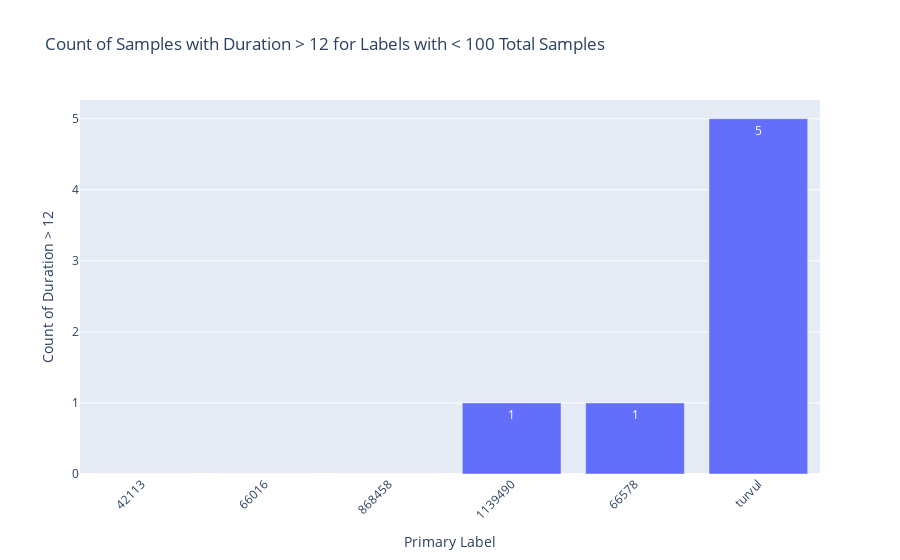

Notebook cell for this chart:
### Code cell
#filtered_df = df[df['label_count'] < 100]
duration_counts = df_lt_100.groupby('primary_label')['duration'].apply(lambda x: (x > 12).sum()).reset_index()
duration_counts.columns = ['primary_label', 'count_over_12']

fig = px.bar(duration_counts, x='primary_label', y='count_over_12', 
             title='Count of Samples with Duration > 12 for Labels with < 100 Total Samples',
             labels={'primary_label': 'Primary Label', 'count_over_12': 'Count of Duration > 12'},
             text='count_over_12')

fig.update_layout(xaxis={'categoryorder':'total ascending'}, xaxis_tickangle=-45)
fig.show()

### Figure 1 — Plotly figure (JSON) as saved in the notebook; plotly's stock layout.template omitted (floating-point values rounded to 4 significant figures)
{"data": [{"alignmentgroup": "True", "hovertemplate": "Primary Label=%{x}<br>Count of Duration > 12=%{text}<extra></extra>", "legendgroup": "", "marker": {"color": "#636efa", "pattern": {"shape": ""}}, "name": "", "offsetgroup": "", "orientation": "v", "showlegend": false, "text": [1, 0, 0, 1, 0, 5], "textposition": "auto", "type": "bar", "x": ["1139490", "42113", "66016", "66578", "868458", "turvul"], "xaxis": "x", "y": [1, 0, 0, 1, 0, 5], "yaxis": "y"}], "layout": {"barmode": "relative", "legend": {"tracegroupgap": 0}, "title": {"text": "Count of Samples with Duration > 12 for Labels with < 100 Total Samples"}, "xaxis": {"anchor": "y", "categoryorder": "total ascending", "domain": [0, 1], "tickangle": -45, "title": {"text": "Primary Label"}}, "yaxis": {"anchor": "x", "domain": [0, 1], "title": {"text": "Count of Duration > 12"}}}}
